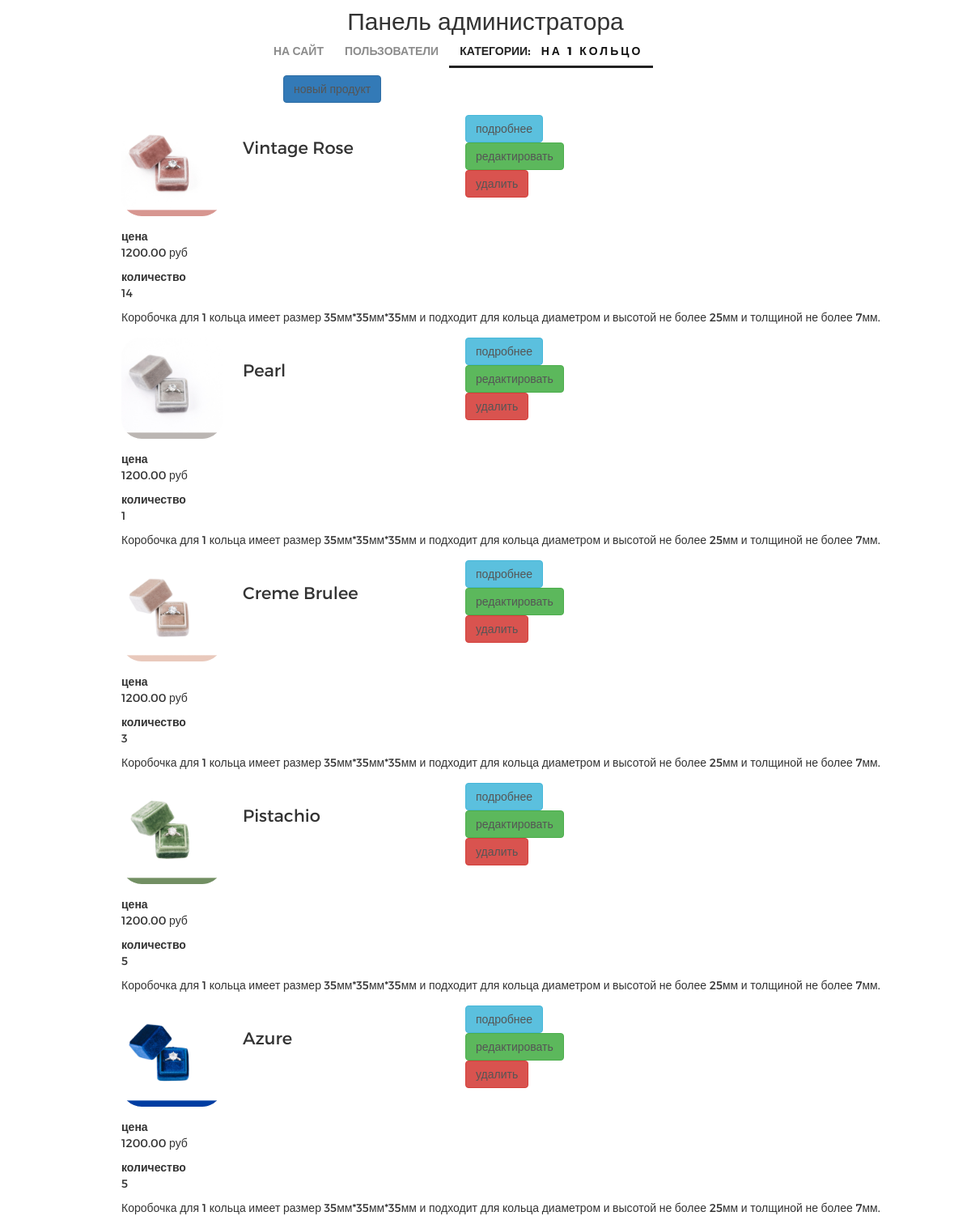
The page /myadmin/productcategory/products/1/ (signed in) on the database its author committed.
### mainapp/models.py (models this page shows, shortened)
class ProductCategory(models.Model):
    name = models.CharField(verbose_name='имя', max_length=64, unique=True)
    description = models.TextField(verbose_name='описание', blank=True)
    is_active = models.BooleanField(verbose_name='активность', default=True)

class Product(models.Model):
    category = models.ForeignKey(ProductCategory, on_delete=models.CASCADE)
    name = models.CharField(verbose_name='имя продукта', max_length=128)
    image = models.ImageField(upload_to='product_images', blank=True)
    short_desc = models.CharField(verbose_name='краткое описание продукта', max_length=60, blank=True)
    description = models.TextField(verbose_name='описание продукта', blank=True)
    price = models.DecimalField(verbose_name='цена продукта', max_digits=8, decimal_places=2, default=0)
    quantity = models.PositiveIntegerField(verbose_name='количество на складе', default=0)
    is_active = models.BooleanField(verbose_name='активность', default=True)

### adminapp/views.py (the view)
# urls.py: re_path(r'^productcategory/products/(?P<pk>\d+)/$', adminapp.productcategory_products,
@user_passes_test(lambda x: x.is_superuser)
def productcategory_products(request, pk):
    productcategory = get_object_or_404(ProductCategory, pk=pk)
    context = {
        'title': 'администрирование/товары категории',
        'productcategory': productcategory,
        'object_list': productcategory.product_set.all()
    }
    return render(request, 'adminapp/product_list.html', context)

### mainapp/context_processors.py (called while the page is built)
def basket(request):
    print('context processor basket works')
    basket = []
    if request.user.is_authenticated:
        basket = request.user.basket.select_related()
    return {
        'basket': basket,
    }

### adminapp/templates/adminapp/product_list.html
{% extends 'adminapp/base.html' %}
{% load static %}
{% block container %}
    <div class="categories_list">
        <a href="{% url 'myadmin:product_create' productcategory.pk %}"
           class="btn btn-primary new_category">
            новый продукт
        </a>
    </div>
    <div class="categories_list">
        {% for object in object_list %}
            <div class="product_record {% if not object.is_active %}not_active{% endif %}">
                <img src="/media/{{ object.image|default:'products_image/default.jpg' }}" alt="{{ object.name }}">
                <div class="product_name">
                    {{ object.name|title }}
                </div>
                <div class="product_actions">
                    <a href="{% url 'myadmin:product_read' object.pk %}"
                       class="btn btn-info">
                        подробнее
                    </a>
                    <a href="{% url 'myadmin:product_update' object.pk %}"
                       class="btn btn-success">
                        редактировать
                    </a>
                    <a href="{% url 'myadmin:product_delete' object.pk %}"
                       class="btn btn-danger">
                        удалить
                    </a>
                </div>
            </div>
            <div class="summary">
                <b>цена</b>
                <p>{{ object.price }} руб</p>
                <b>количество</b>
                <p>{{ object.quantity }}</p>
            </div>
            <div class="product_desc">
                {{ object.description }}
            </div>
        {% endfor %}
    </div>
{% endblock %}

### adminapp/templates/adminapp/base.html (shortened to what this page needs)
<!DOCTYPE html>
{% load static %}
<html>
<head>
    {% block css %}
        <link rel="stylesheet" type="text/css" href="{% static 'css/bootstrap.min.css' %}">
        <link rel="stylesheet" type="text/css" href="{% static 'css/style_admin.css' %}">
        <link rel="stylesheet" href="{% static 'fonts/montserrat/montserrat.css' %}">
    {% endblock %}
</head>
<body>
<div class="admin_container">
    <div class="h2 text-center head">
        Панель администратора
    </div>
    {% block menu %}
        <div class="admin_menu">
            <ul class="menu">
                <li>
                    <a href="{% url 'main:index' %}">на сайт</a>
                </li>
                <li>
                    <a href="{% url 'myadmin:index' %}"
                       class="{% if request.resolver_match.url_name == 'index' %} active {% endif %}">
                        пользователи
                    </a>
                </li>
                <li>
                    <a href="{% url 'myadmin:productcategory_list' %}"
                    class="{% if request.resolver_match.url_name == 'productcategory_list' or productcategory.name %}active{% endif %}">
                    категории{% if productcategory %}: <span>{{ productcategory.name }}</span>{% endif %}
                    </a>
                </li>
            </ul>
        </div>
    {% endblock %}
    {% block container %}
    {% endblock %}
</div>
</body>
</html>

### static/css/style_admin.css (style rules this page uses)
* { margin: 0; padding: 0; }
body { font-family: 'Montserrat', sans-serif; }
html, body { height: 100%; }
.admin_container .menu span { margin-left: 10px; font-weight: bold; letter-spacing: 3px; color: #111; }
.product_record { height: 125px; margin: 15px auto; position: relative; }
.product_record .product_name { display: block; float: left; margin-top: 25px; margin-left: 25px; width: 250px; font-size: 150%; }
.product_record .product_actions { display: block; float: left; margin-top: 0px; margin-left: 25px; width: 135px; }
.product_record img { display: block; float: left; height: 125px; width: 125px; border-radius: 25px; }
.categories_list { margin-left: 150px; }
.categories_list .new_category { margin-left: 200px; }
.categories_list a { color: #555; text-decoration: none; }
.admin_container .h2 { margin-top: 10px; }
.admin_menu { display: block; left: 15px; top: 20px; height: 40px; width: 100%; }
.admin_menu ul.menu { display: block; float: none; width: 550px; height: 50px; margin: auto; color: #555; }
.menu { list-style-type: none; margin-top: 67px; float: right; }
.menu li { float: left; }
.menu a { color: #8c8c8c; font-size: 14px; font-weight: 700; text-align: right; text-transform: uppercase; text-decoration: none; padding: 10px 13px; }
.menu .active { color: #212121; font-weight: 700; border-bottom: 3px solid #212121; }

### rows shown on the page
ProductCategory: name "НА 1 КОЛЬЦО"
Product: image (picture), name "Vintage Rose", price "1200.00", quantity "14", description "Коробочка для 1 кольца имеет размер 35мм*35мм*35мм и подходит для кольца диаметром и высотой не более 25мм и толщиной не более 7мм."
Product: image (picture), name "Pearl", price "1200.00", quantity "1", description "Коробочка для 1 кольца имеет размер 35мм*35мм*35мм и подходит для кольца диаметром и высотой не более 25мм и толщиной не более 7мм."
Product: image (picture), name "Creme Brulee", price "1200.00", quantity "3", description "Коробочка для 1 кольца имеет размер 35мм*35мм*35мм и подходит для кольца диаметром и высотой не более 25мм и толщиной не более 7мм."
Product: image (picture), name "Pistachio", price "1200.00", quantity "5", description "Коробочка для 1 кольца имеет размер 35мм*35мм*35мм и подходит для кольца диаметром и высотой не более 25мм и толщиной не более 7мм."
Product: image (picture), name "Azure", price "1200.00", quantity "5", description "Коробочка для 1 кольца имеет размер 35мм*35мм*35мм и подходит для кольца диаметром и высотой не более 25мм и толщиной не более 7мм."
